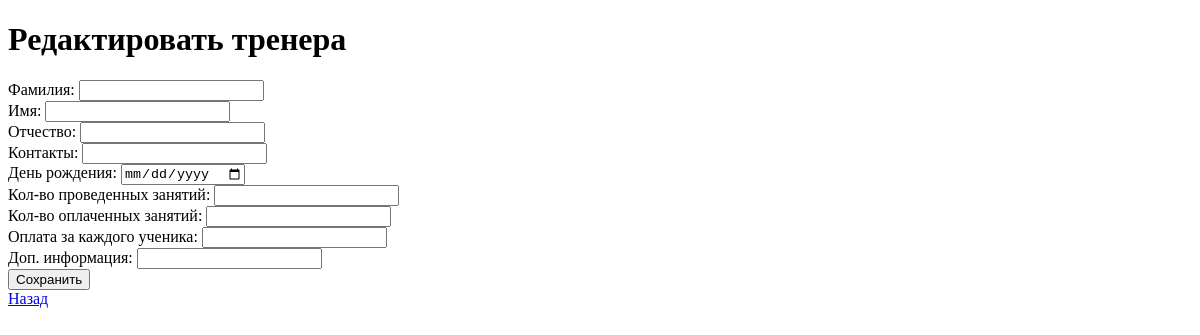
The page /coaches/edit/6 on the database as committed earlier.
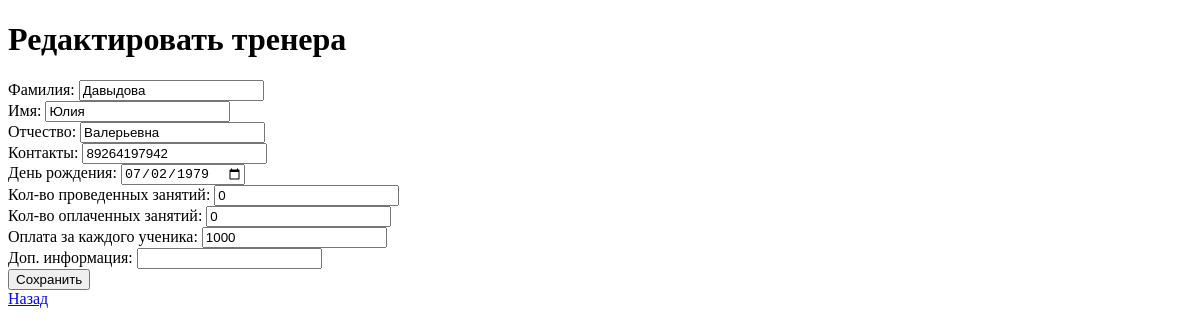
The same page on the database as committed later.
### tables this page shows
CREATE TABLE coaches
                   (
                       id INTEGER PRIMARY KEY AUTOINCREMENT,
                       first_name TEXT NOT NULL,
                       last_name TEXT NOT NULL,
                       middle_name TEXT,
                       contacts TEXT,
                       birthday TEXT,
                       lessons_count INTEGER,
                       lessons_paid INTEGER,
                       student_payment INTEGER,
                       additional_info TEXT,
                       creation_date TEXT
                   );

### app.py (the view, shortened to what this page needs)
@app.route("/coaches/edit/<int:coach_id>", methods=["GET", "POST"])
def edit_coach(coach_id):
    coach = db.get_coach_by_id(coach_id)
    return render_template("edit_coach.html", coach=coach)

### database.py (called while the page is built)
def get_connection():
    conn = sqlite3.connect(DB_NAME)
    conn.row_factory = sqlite3.Row
    return conn

def get_coach_by_id(coach_id):
    conn = get_connection()
    coach = conn.execute("SELECT * FROM coaches WHERE id=?", (coach_id,)).fetchone()
    conn.close()
    return coach

### templates/edit_coach.html (shortened to what this page needs)
<!DOCTYPE html>
<html lang="ru">
<head>
</head>
<body>
<h1>Редактировать тренера</h1>
<form method="POST">
    Фамилия: <input type="text" name="last_name" value="{{ coach.last_name }}" required><br>
    Имя: <input type="text" name="first_name" value="{{ coach.first_name }}" required><br>
    Отчество: <input type="text" name="middle_name" value="{{ coach.middle_name }}"><br>
    Контакты: <input type="text" name="contacts" value="{{ coach.contacts }}"><br>
    День рождения: <input type="date" name="birthday" value="{{ coach.birthday }}"><br>
    Кол-во проведенных занятий: <input type="number" name="lessons_count" value="{{ coach.lessons_count }}"><br>
    Кол-во оплаченных занятий: <input type="number" name="lessons_paid" value="{{ coach.lessons_paid }}"><br>
    Оплата за каждого ученика: <input type="number" name="student_payment" value="{{ coach.student_payment }}"><br>
    Доп. информация: <input type="text" name="additional_info" value="{{ coach.additional_info }}"><br>
    <button type="submit">Сохранить</button>
</form>
<a href="{{ url_for('coaches') }}">Назад</a>
</body>
</html>

Rows that differ between the two databases and show on the page:
added coaches: last_name "Давыдова", first_name "Юлия", middle_name "Валерьевна", contacts "89264197942", birthday "07/02/1979", lessons_count "0", lessons_paid "0", student_payment "1000"
